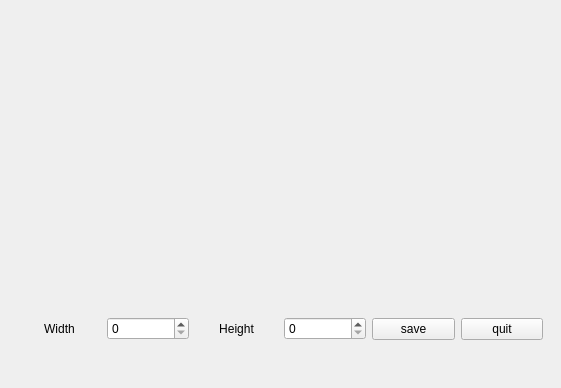
<?xml version="1.0" encoding="UTF-8"?>
<ui version="4.0">
 <class>SaveWindow</class>
 <widget class="QMainWindow" name="SaveWindow">
  <property name="geometry">
   <rect>
    <x>0</x>
    <y>0</y>
    <width>561</width>
    <height>388</height>
   </rect>
  </property>
  <property name="windowTitle">
   <string>MainWindow</string>
  </property>
  <widget class="QWidget" name="centralwidget">
   <layout class="QVBoxLayout" name="verticalLayout">
    <item>
     <widget class="QWidget" name="image_widget" native="true">
      <layout class="QGridLayout" name="gridLayout">
       <item row="0" column="0">
        <widget class="QLabel" name="image_label">
         <property name="text">
          <string/>
         </property>
         <property name="alignment">
          <set>Qt::AlignmentFlag::AlignCenter</set>
         </property>
        </widget>
       </item>
      </layout>
     </widget>
    </item>
    <item>
     <widget class="QWidget" name="ensure_widget" native="true">
      <property name="maximumSize">
       <size>
        <width>16777215</width>
        <height>100</height>
       </size>
      </property>
      <layout class="QHBoxLayout" name="horizontalLayout">
       <item>
        <widget class="QLabel" name="label">
         <property name="text">
          <string>Width</string>
         </property>
         <property name="alignment">
          <set>Qt::AlignmentFlag::AlignCenter</set>
         </property>
        </widget>
       </item>
       <item>
        <widget class="QSpinBox" name="width_spinbox">
         <property name="maximum">
          <number>10000</number>
         </property>
        </widget>
       </item>
       <item>
        <widget class="QLabel" name="label_2">
         <property name="text">
          <string>Height</string>
         </property>
         <property name="alignment">
          <set>Qt::AlignmentFlag::AlignCenter</set>
         </property>
        </widget>
       </item>
       <item>
        <widget class="QSpinBox" name="height_spinbox">
         <property name="maximum">
          <number>10000</number>
         </property>
        </widget>
       </item>
       <item>
        <widget class="QPushButton" name="btn_save">
         <property name="text">
          <string>save</string>
         </property>
        </widget>
       </item>
       <item>
        <widget class="QPushButton" name="btn_quit">
         <property name="text">
          <string>quit</string>
         </property>
        </widget>
       </item>
      </layout>
     </widget>
    </item>
   </layout>
  </widget>
 </widget>
 <resources/>
 <connections/>
</ui>
